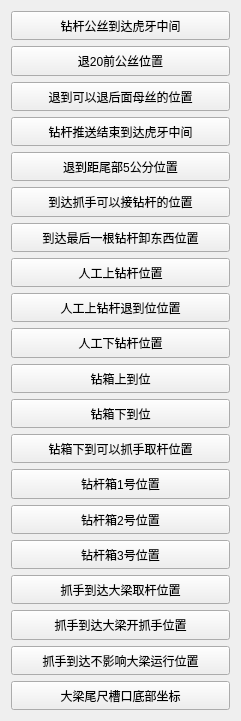
     <widget class="QWidget" name="layoutWidget">
      <property name="geometry">
       <rect>
        <x>920</x>
        <y>20</y>
        <width>241</width>
        <height>721</height>
       </rect>
      </property>
      <layout class="QVBoxLayout" name="verticalLayout">
       <item>
        <widget class="QPushButton" name="pushButton_5">
         <property name="sizePolicy">
          <sizepolicy hsizetype="Expanding" vsizetype="Expanding">
           <horstretch>0</horstretch>
           <verstretch>0</verstretch>
          </sizepolicy>
         </property>
         <property name="text">
          <string>钻杆公丝到达虎牙中间</string>
         </property>
         <property name="checkable">
          <bool>true</bool>
         </property>
        </widget>
       </item>
       <item>
        <widget class="QPushButton" name="pushButton_6">
         <property name="sizePolicy">
          <sizepolicy hsizetype="Expanding" vsizetype="Expanding">
           <horstretch>0</horstretch>
           <verstretch>0</verstretch>
          </sizepolicy>
         </property>
         <property name="text">
          <string>退20前公丝位置</string>
         </property>
         <property name="checkable">
          <bool>true</bool>
         </property>
        </widget>
       </item>
       <item>
        <widget class="QPushButton" name="pushButton_7">
         <property name="sizePolicy">
          <sizepolicy hsizetype="Expanding" vsizetype="Expanding">
           <horstretch>0</horstretch>
           <verstretch>0</verstretch>
          </sizepolicy>
         </property>
         <property name="text">
          <string>退到可以退后面母丝的位置</string>
         </property>
         <property name="checkable">
          <bool>true</bool>
         </property>
        </widget>
       </item>
       <item>
        <widget class="QPushButton" name="pushButton_62">
         <property name="sizePolicy">
          <sizepolicy hsizetype="Expanding" vsizetype="Expanding">
           <horstretch>0</horstretch>
           <verstretch>0</verstretch>
          </sizepolicy>
         </property>
         <property name="text">
          <string>钻杆推送结束到达虎牙中间</string>
         </property>
         <property name="checkable">
          <bool>true</bool>
         </property>
        </widget>
       </item>
       <item>
        <widget class="QPushButton" name="pushButton_8">
         <property name="sizePolicy">
          <sizepolicy hsizetype="Expanding" vsizetype="Expanding">
           <horstretch>0</horstretch>
           <verstretch>0</verstretch>
          </sizepolicy>
         </property>
         <property name="text">
          <string>退到距尾部5公分位置</string>
         </property>
         <property name="checkable">
          <bool>true</bool>
         </property>
        </widget>
       </item>
       <item>
        <widget class="QPushButton" name="pushButton_9">
         <property name="sizePolicy">
          <sizepolicy hsizetype="Expanding" vsizetype="Expanding">
           <horstretch>0</horstretch>
           <verstretch>0</verstretch>
          </sizepolicy>
         </property>
         <property name="text">
          <string>到达抓手可以接钻杆的位置</string>
         </property>
         <property name="checkable">
          <bool>true</bool>
         </property>
        </widget>
       </item>
       <item>
        <widget class="QPushButton" name="pushButton_10">
         <property name="sizePolicy">
          <sizepolicy hsizetype="Expanding" vsizetype="Expanding">
           <horstretch>0</horstretch>
           <verstretch>0</verstretch>
          </sizepolicy>
         </property>
         <property name="text">
          <string>到达最后一根钻杆卸东西位置</string>
         </property>
         <property name="checkable">
          <bool>true</bool>
         </property>
        </widget>
       </item>
       <item>
        <widget class="QPushButton" name="pushButton_14">
         <property name="sizePolicy">
          <sizepolicy hsizetype="Expanding" vsizetype="Expanding">
           <horstretch>0</horstretch>
           <verstretch>0</verstretch>
          </sizepolicy>
         </property>
         <property name="text">
          <string>人工上钻杆位置</string>
         </property>
         <property name="checkable">
          <bool>true</bool>
         </property>
        </widget>
       </item>
       <item>
        <widget class="QPushButton" name="pushButton_22">
         <property name="sizePolicy">
          <sizepolicy hsizetype="Expanding" vsizetype="Expanding">
           <horstretch>0</horstretch>
           <verstretch>0</verstretch>
          </sizepolicy>
         </property>
         <property name="text">
          <string>人工上钻杆退到位位置</string>
         </property>
         <property name="checkable">
          <bool>true</bool>
         </property>
        </widget>
       </item>
       <item>
        <widget class="QPushButton" name="pushButton_15">
         <property name="sizePolicy">
          <sizepolicy hsizetype="Expanding" vsizetype="Expanding">
           <horstretch>0</horstretch>
           <verstretch>0</verstretch>
          </sizepolicy>
         </property>
         <property name="text">
          <string>人工下钻杆位置</string>
         </property>
         <property name="checkable">
          <bool>true</bool>
         </property>
        </widget>
       </item>
       <item>
        <widget class="QPushButton" name="pushButton_12">
         <property name="sizePolicy">
          <sizepolicy hsizetype="Expanding" vsizetype="Expanding">
           <horstretch>0</horstretch>
           <verstretch>0</verstretch>
          </sizepolicy>
         </property>
         <property name="text">
          <string>钻箱上到位</string>
         </property>
         <property name="checkable">
          <bool>true</bool>
         </property>
        </widget>
       </item>
       <item>
        <widget class="QPushButton" name="pushButton_13">
         <property name="sizePolicy">
          <sizepolicy hsizetype="Expanding" vsizetype="Expanding">
           <horstretch>0</horstretch>
           <verstretch>0</verstretch>
          </sizepolicy>
         </property>
         <property name="text">
          <string>钻箱下到位</string>
         </property>
         <property name="checkable">
          <bool>true</bool>
         </property>
        </widget>
       </item>
       <item>
        <widget class="QPushButton" name="pushButton_11">
         <property name="sizePolicy">
          <sizepolicy hsizetype="Expanding" vsizetype="Expanding">
           <horstretch>0</horstretch>
           <verstretch>0</verstretch>
          </sizepolicy>
         </property>
         <property name="text">
          <string>钻箱下到可以抓手取杆位置</string>
         </property>
         <property name="checkable">
          <bool>true</bool>
         </property>
        </widget>
       </item>
       <item>
        <widget class="QPushButton" name="pushButton_16">
         <property name="sizePolicy">
          <sizepolicy hsizetype="Expanding" vsizetype="Expanding">
           <horstretch>0</horstretch>
           <verstretch>0</verstretch>
          </sizepolicy>
         </property>
         <property name="text">
          <string>钻杆箱1号位置</string>
         </property>
         <property name="checkable">
          <bool>true</bool>
         </property>
        </widget>
       </item>
       <item>
        <widget class="QPushButton" name="pushButton_17">
         <property name="sizePolicy">
          <sizepolicy hsizetype="Expanding" vsizetype="Expanding">
           <horstretch>0</horstretch>
           <verstretch>0</verstretch>
          </sizepolicy>
         </property>
         <property name="text">
          <string>钻杆箱2号位置</string>
         </property>
         <property name="checkable">
          <bool>true</bool>
         </property>
        </widget>
       </item>
       <item>
        <widget class="QPushButton" name="pushButton_18">
         <property name="sizePolicy">
          <sizepolicy hsizetype="Expanding" vsizetype="Expanding">
           <horstretch>0</horstretch>
           <verstretch>0</verstretch>
          </sizepolicy>
         </property>
         <property name="text">
          <string>钻杆箱3号位置</string>
         </property>
         <property name="checkable">
          <bool>true</bool>
         </property>
        </widget>
       </item>
       <item>
        <widget class="QPushButton" name="pushButton_19">
         <property name="sizePolicy">
          <sizepolicy hsizetype="Expanding" vsizetype="Expanding">
           <horstretch>0</horstretch>
           <verstretch>0</verstretch>
          </sizepolicy>
         </property>
         <property name="text">
          <string>抓手到达大梁取杆位置</string>
         </property>
         <property name="checkable">
          <bool>true</bool>
         </property>
        </widget>
       </item>
       <item>
        <widget class="QPushButton" name="pushButton_20">
         <property name="sizePolicy">
          <sizepolicy hsizetype="Expanding" vsizetype="Expanding">
           <horstretch>0</horstretch>
           <verstretch>0</verstretch>
          </sizepolicy>
         </property>
         <property name="text">
          <string>抓手到达大梁开抓手位置</string>
         </property>
         <property name="checkable">
          <bool>true</bool>
         </property>
        </widget>
       </item>
       <item>
        <widget class="QPushButton" name="pushButton_21">
         <property name="sizePolicy">
          <sizepolicy hsizetype="Expanding" vsizetype="Expanding">
           <horstretch>0</horstretch>
           <verstretch>0</verstretch>
          </sizepolicy>
         </property>
         <property name="text">
          <string>抓手到达不影响大梁运行位置</string>
         </property>
         <property name="checkable">
          <bool>true</bool>
         </property>
        </widget>
       </item>
       <item>
        <widget class="QPushButton" name="pushButton_150">
         <property name="sizePolicy">
          <sizepolicy hsizetype="Expanding" vsizetype="Expanding">
           <horstretch>0</horstretch>
           <verstretch>0</verstretch>
          </sizepolicy>
         </property>
         <property name="text">
          <string>大梁尾尺槽口底部坐标</string>
         </property>
         <property name="checkable">
          <bool>true</bool>
         </property>
        </widget>
       </item>
      </layout>
     </widget>
